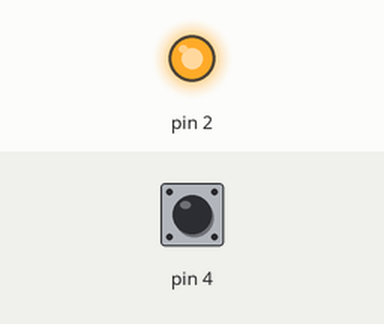
Recording of a sketch running on a simulated Arduino Uno, built with avr-gcc and run on an emulated ATmega328P. On the bench: output pins drawn as LEDs (lit = HIGH). Inputs (shaded band) come from the test bench; at power-on: pin 4 HIGH. What the sketch prints to the serial monitor is not drawn.

Above: at 0.2 s.
Timing chart, 0 to 1.7 s (numbered marks = the images above):
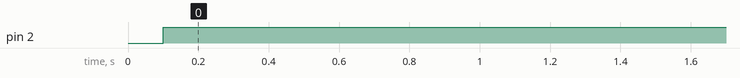

Measured:
- by itself, pin 2: LOW → HIGH at 0.10 s

The sketch:

ledBlinkv1.ino
```cpp
void setup() {
  // put your setup code here, to run once:
  pinMode(2,OUTPUT);
  pinMode(4,INPUT_PULLUP);
  Serial.begin(9600);
}

void loop() {


  int led=0,temp=0;
  int b1=1;
  int b2=1;
  b2=digitalRead(4);
  Serial.println(b1);
  Serial.println(b2);
  delay(100);
    if(b1!=b2){
    if(led==0){
      led=1;
    }else{
      led=0;
    }
    temp=b1;
    b1=b2;
    b2=temp;
  }
  digitalWrite(2,1);

}
```
